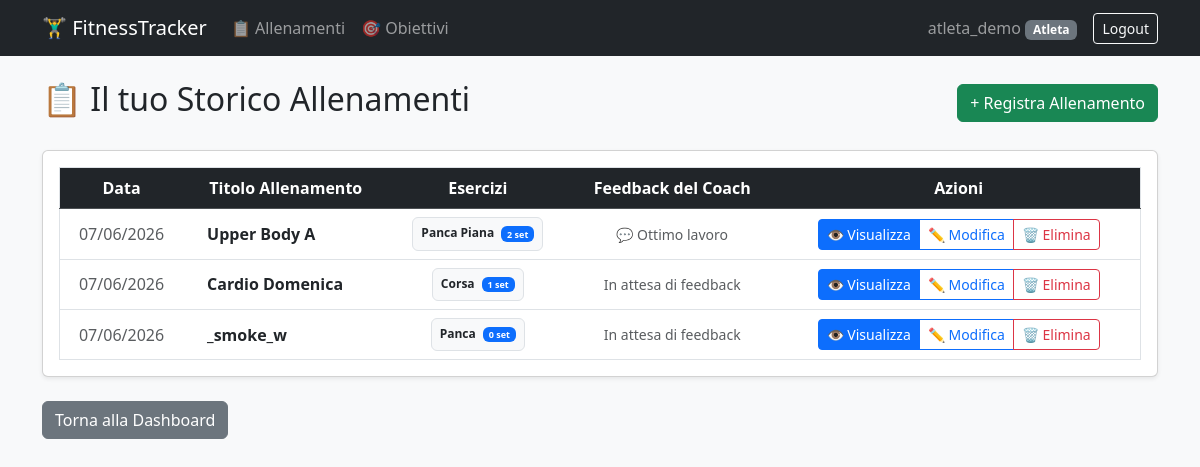
/workouts/ (signed in), run on the app's committed database.
### accounts/models.py (models this page shows, shortened)
class CustomUser(AbstractUser):
    is_coach = models.BooleanField(default=False)
    coach = models.ForeignKey(
        'self',
        on_delete=models.SET_NULL,
        null=True,
        blank=True,
        related_name='athletes'
    )
    age = models.PositiveIntegerField(null=True, blank=True)
    weight = models.FloatField(verbose_name="Peso Corporeo (kg)", null=True, blank=True)
    body_fat = models.FloatField(verbose_name="Massa Grassa (%)", null=True, blank=True)

### workouts/models.py (models this page shows, shortened)
class WorkoutLog(models.Model):
    user = models.ForeignKey(
        settings.AUTH_USER_MODEL,
        on_delete=models.CASCADE,
        related_name='workouts'
    )
    date = models.DateField(auto_now_add=True)
    title = models.CharField(max_length=100)
    coach_feedback = models.TextField(blank=True, null=True)

class ExerciseSession(models.Model):
    ACTIVITY_CHOICES = [
        ('FORZA', 'Forza / Palestra / Corpo Libero'),
        ('CARDIO', 'Cardio / Corsa / Bici / Nuoto'),
    ]
    MUSCLE_MAP = {
        'panca': 'Petto',
        'croci': 'Petto',
        'spinte': 'Petto',
        'dip': 'Petto',
        'piegamenti': 'Petto',
        'push up': 'Petto',
        'chest': 'Petto',
        'trazioni': 'Schiena',
        'pull up': 'Schiena',
        'lat machine': 'Schiena',
        'rematore': 'Schiena',
        'pulley': 'Schiena',
        'military': 'Spalle',
        'lento': 'Spalle',
        'shoulder press': 'Spalle',
        'alzate': 'Spalle',
        'spalle': 'Spalle',
        'curl': 'Bicipiti',
        'pushdown': 'Tricipiti',
        'french press': 'Tricipiti',
        'squat': 'Gambe',
        'leg extension': 'Gambe',
        'affondi': 'Gambe',
        'pressa': 'Gambe',
        'leg press': 'Gambe',
        'stacco': 'Gambe',
        'deadlift': 'Gambe',
        'leg curl': 'Gambe',
        'polpacci': 'Gambe',
        'calf': 'Gambe',
        'crunch': 'Addome',
        'plank': 'Addome',
    }
    workout_log = models.ForeignKey(
        WorkoutLog,
        on_delete=models.CASCADE,
        related_name='exercises'
    )
    name = models.CharField(max_length=100)  # Es. "Panca Piana" o "Corsa"
    activity_type = models.CharField(max_length=10, choices=ACTIVITY_CHOICES, default='FORZA')

### workouts/views.py (the view)
# urls.py: path('workouts/', WorkoutListView.as_view(), name='workout_list'),
class WorkoutListView(LoginRequiredMixin, ListView):
    model = WorkoutLog
    template_name = 'workouts/workout_list.html'
    context_object_name = 'workouts'
    def get(self, request, *args, **kwargs):
        if request.user.is_coach:
            return render(request, 'workouts/coach_dashboard.html',
                          {'athletes': request.user.athletes.all()})
        return super().get(request, *args, **kwargs)
    def get_queryset(self):
        return WorkoutLog.objects.filter(user=self.request.user).order_by('-date')

### templates/workouts/workout_list.html (shortened to what this page needs)
{% extends 'base.html' %}
{% block content %}
<div class="d-flex justify-content-between align-items-center mb-4">
    <h2>📋 Il tuo Storico Allenamenti</h2>
    <a href="{% url 'workout_create' %}" class="btn btn-success">+ Registra Allenamento</a>
</div>
<div class="card shadow-sm">
    <div class="card-body">
        {% if workouts %}
           <div class="table-responsive">
    <table class="table table-hover border align-middle mb-0">
        <thead class="table-dark text-center">
            <tr>
                <th>Data</th>
                <th>Titolo Allenamento</th>
                <th>Esercizi</th>
                <th>Feedback del Coach</th>
                <th>Azioni</th>
            </tr>
        </thead>
        <tbody class="text-center">
            {% for workout in workouts %}
                <tr>
                    <td class="text-muted">{{ workout.date|date:"d/m/Y" }}</td>
                    <td class="fw-bold text-start ps-4">
                        <a href="{% url 'workout_detail' workout.id %}" class="text-decoration-none text-dark">
                            {{ workout.title }}
                        </a>
                    </td>
                    <td>
                        {% if workout.exercises.all %}
                            <div class="d-flex flex-wrap gap-2 justify-content-center">
                                {% for exercise in workout.exercises.all %}
                                    <span class="badge bg-light text-dark border p-2">
                                        {{ exercise.name }}
                                        <span class="badge bg-primary ms-1">{{ exercise.sets.count }} set</span>
                                    </span>
                                {% endfor %}
                            </div>
                        {% else %}
                            <span class="text-muted small"><i>Nessun esercizio registrato</i></span>
                        {% endif %}
                    </td>
                    <td class="text-muted small">
                        {% if workout.coach_feedback %}
                            💬 {{ workout.coach_feedback }}
                        {% else %}
                            In attesa di feedback
                        {% endif %}
                    </td>
                    <td class="text-nowrap">
                        <div class="btn-group btn-group-sm" role="group" aria-label="Azioni">
                            <a href="{% url 'workout_detail' workout.id %}" class="btn btn-primary">
                                👁️ Visualizza
                            </a>
                            <a href="{% url 'workout_update' workout.id %}" class="btn btn-outline-primary">
                                ✏️ Modifica
                            </a>
                            <a href="{% url 'workout_delete' workout.id %}" class="btn btn-outline-danger">
                                🗑️ Elimina
                            </a>
                        </div>
                    </td>
                </tr>
            {% empty %}
                <tr>
                    <td colspan="5" class="text-center text-muted py-4">
                        Nessun allenamento registrato. Clicca su "+ Registra Allenamento" per iniziare!
                    </td>
                </tr>
            {% endfor %}
        </tbody>
    </table>
</div>
        {% else %}
            <div class="text-center py-4">
                <p class="text-muted fs-5">Non hai ancora registrato nessun allenamento.</p>
                <p class="small text-secondary">Inizia subito premendo il pulsante in alto!</p>
            </div>
        {% endif %}
    </div>
</div>
<div class="mt-4">
    <a href="{% url 'home' %}" class="btn btn-secondary">Torna alla Dashboard</a>
</div>
{% endblock %}

### templates/base.html (shortened to what this page needs)
<!DOCTYPE html>
<html lang="it">
<head>
    <link href="https://cdn.jsdelivr.net/npm/bootstrap@5.3.2/dist/css/bootstrap.min.css" rel="stylesheet">
</head>
<body class="bg-light">
    <nav class="navbar navbar-expand-lg navbar-dark bg-dark mb-4">
        <div class="container">
            <a class="navbar-brand" href="{% url 'home' %}">🏋️‍♂️ FitnessTracker</a>
            <div class="collapse navbar-collapse" id="mainNav">
                {% if user.is_authenticated %}
                <ul class="navbar-nav me-auto">
                    {% if user.is_coach %}
                        <li class="nav-item"><a class="nav-link" href="{% url 'workout_list' %}">🧑‍🏫 Dashboard Coach</a></li>
                    {% else %}
                        <li class="nav-item"><a class="nav-link" href="{% url 'workout_list' %}">📋 Allenamenti</a></li>
                        <li class="nav-item"><a class="nav-link" href="{% url 'goal_list' %}">🎯 Obiettivi</a></li>
                    {% endif %}
                </ul>
                <ul class="navbar-nav ms-auto align-items-lg-center">
                    <li class="nav-item">
                        <span class="navbar-text me-3">
                            {{ user.username }}
                            <span class="badge bg-{% if user.is_coach %}info{% else %}secondary{% endif %}">
                                {% if user.is_coach %}Coach{% else %}Atleta{% endif %}
                            </span>
                        </span>
                    </li>
                    <li class="nav-item">
                        <form method="post" action="{% url 'logout' %}" class="d-inline">
                            <button type="submit" class="btn btn-sm btn-outline-light">Logout</button>
                        </form>
                    </li>
                </ul>
                {% endif %}
            </div>
        </div>
    </nav>
    <div class="container">
        {% block content %}
        {% endblock %}
    </div>
</body>
</html>

### data on the page
CustomUser: username "atleta_demo"
WorkoutLog: date "07/06/2026", title "Upper Body A", coach_feedback "Ottimo lavoro"
ExerciseSession: name "Panca Piana", sets.count "2"
WorkoutLog: date "07/06/2026", title "Cardio Domenica", shows "In attesa di feedback"
ExerciseSession: name "Corsa", sets.count "1"
WorkoutLog: date "07/06/2026", title "_smoke_w", shows "In attesa di feedback"
ExerciseSession: name "Panca", sets.count "0"
